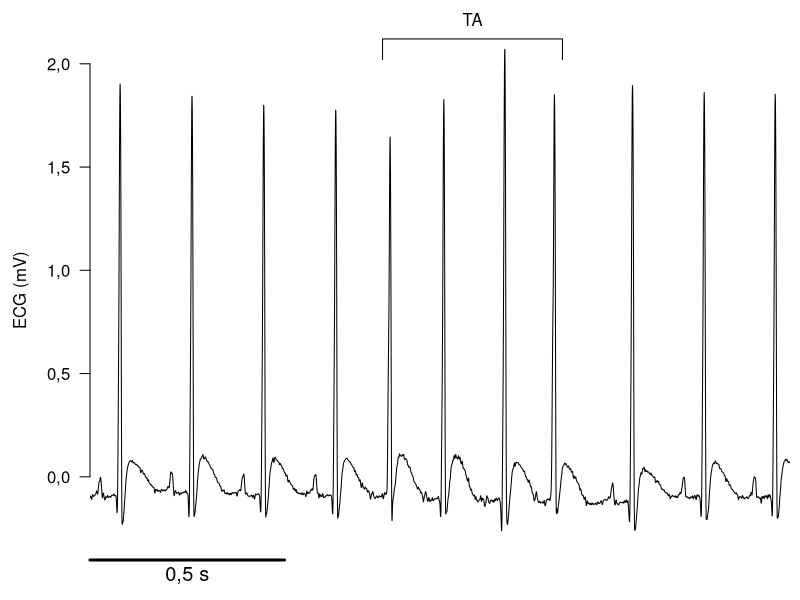

The R script that drew this image:
pdf("ExFA.pdf", width=7, height=4) 

options(OutDec= ",")

interTA <- function(xbegin, xend, ytop){
deltax = 0.02
deltay = 0.05
lines(c(xbegin-deltax, xbegin-deltax, xend+deltax, xend+deltax), c(ytop-deltay, ytop+deltay, ytop+deltay, ytop-deltay))
mtext("TA", side=3, at=(xbegin+xend)/2, adj=0.5)
} 




par(mar=c(2.5, 4.5, 1.5, 0.5), las=1)

ECGi = scan("ExFA.txt", what=list(0, 0))
times = unlist(ECGi[1])
ECG = unlist(ECGi[2])

ECG=ECG[times<1.8]
times=times[times<1.8]

plot(times, ECG, type="l", xlab="", ylab="ECG (mV)", axes=FALSE, xaxs="i")

pks = which(diff(sign(diff(ECG, na.pad = FALSE)), na.pad = FALSE) < 0) + 2
pks = pks[ECG[pks]>1]
interTA(times[pks[5]], times[pks[8]], max(ECG))

axis(1, line=0.5, padj=-1, at=c(0, 0.25, 0.5), labels=c("", "0,5 s", ""), lwd=3, lwd.ticks=0, cex.axis=1.2)
# axis(1)
axis(2)
dev.off()
